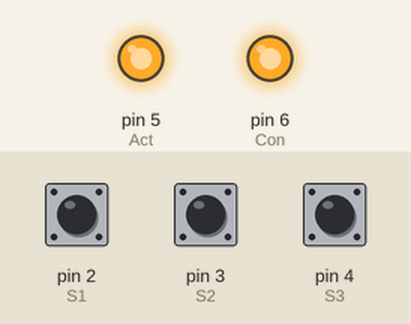
A sketch run on a simulated Arduino Uno, built with avr-gcc and run on an emulated ATmega328P. On the bench: output pins drawn as LEDs (lit = HIGH). The inputs (shaded band) are chosen by the test bench; at power-on: pin 2 (S1) HIGH, pin 3 (S2) HIGH, pin 4 (S3) HIGH.

Above: at 1.2 s.
1.3 s: pin 2 (S1) pulled LOW for 0.15 s
At 4.1 s:
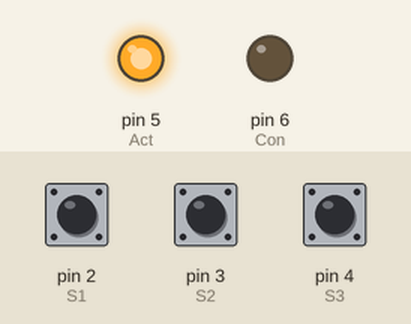
4.4 s: pin 3 (S2) pulled LOW for 0.15 s
At 5.1 s:
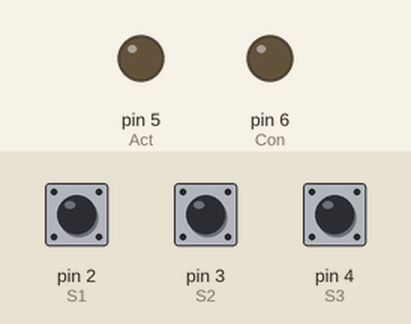
Timing chart, 0 to 15.9 s (numbered marks = the images above; inputs shaded):
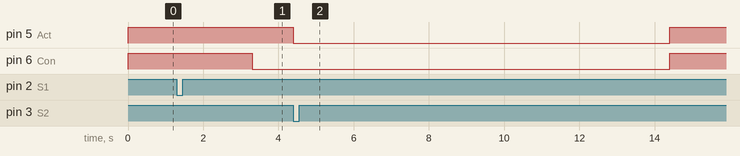

The sketch:

Mettel_detect.ino
```cpp
#define S1 2
#define S2 3
#define S3 4
#define Con 6
#define Act 5

int b = 1;

void setup() {
  pinMode(S1, INPUT_PULLUP);
  pinMode(S2, INPUT_PULLUP);
  pinMode(S3, INPUT_PULLUP);
  pinMode(Con, OUTPUT);
  pinMode(Act, OUTPUT);
  Serial.begin(9600);
}

void loop() {
  if (b == 1) {
    digitalWrite(Con, HIGH);
    digitalWrite(Act, HIGH);
    b = 2;
  }
  if (b == 2) {
    if (digitalRead(S1) == 0) {
      b = 3;
    }
  }
  if (b == 3) {
    delay(2000);
    digitalWrite(Con, LOW);
    b = 4;
  }
  if (b == 4) {
    if (digitalRead(S2) == 0) {
      b = 5;
    } else {
      b = 6;
    }
  }

  if (b == 5) {

    digitalWrite(Act, LOW);
    delay(10000);
    b = 1;
  }

  else {
    if (b == 6) {
      if (digitalRead(S3) == 0) {
        b = 1;
      }else{
        b=4;
      }
    }
  }
}
```

Measured:
- after the input at 1.3 s, pin 6 (Con): HIGH → LOW after 2.0 s
- after the input at 4.4 s, pin 5 (Act): HIGH → LOW at once, → HIGH 10.0 s later; pin 6 (Con): LOW → HIGH after 10.0 s
